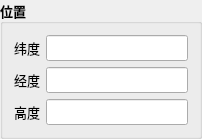
         <widget class="QGroupBox" name="groupBox_3">
          <property name="font">
           <font>
            <family>微软雅黑</family>
            <pointsize>10</pointsize>
            <weight>75</weight>
            <bold>true</bold>
           </font>
          </property>
          <property name="title">
           <string>位置</string>
          </property>
          <layout class="QGridLayout" name="gridLayout_11">
           <item row="2" column="0">
            <widget class="QLabel" name="label_56">
             <property name="maximumSize">
              <size>
               <width>59</width>
               <height>16777215</height>
              </size>
             </property>
             <property name="font">
              <font>
               <family>微软雅黑</family>
               <pointsize>10</pointsize>
               <weight>50</weight>
               <bold>false</bold>
              </font>
             </property>
             <property name="text">
              <string>高度</string>
             </property>
            </widget>
           </item>
           <item row="2" column="1">
            <widget class="QLineEdit" name="lineEdit_47">
             <property name="font">
              <font>
               <family>微软雅黑</family>
               <pointsize>10</pointsize>
               <weight>75</weight>
               <bold>true</bold>
              </font>
             </property>
             <property name="readOnly">
              <bool>true</bool>
             </property>
            </widget>
           </item>
           <item row="0" column="0">
            <widget class="QLabel" name="label_30">
             <property name="maximumSize">
              <size>
               <width>59</width>
               <height>16777215</height>
              </size>
             </property>
             <property name="font">
              <font>
               <family>微软雅黑</family>
               <pointsize>10</pointsize>
               <weight>50</weight>
               <bold>false</bold>
              </font>
             </property>
             <property name="text">
              <string>纬度</string>
             </property>
            </widget>
           </item>
           <item row="1" column="0">
            <widget class="QLabel" name="label_29">
             <property name="maximumSize">
              <size>
               <width>59</width>
               <height>16777215</height>
              </size>
             </property>
             <property name="font">
              <font>
               <family>微软雅黑</family>
               <pointsize>10</pointsize>
               <weight>50</weight>
               <bold>false</bold>
              </font>
             </property>
             <property name="text">
              <string>经度</string>
             </property>
            </widget>
           </item>
           <item row="0" column="1">
            <widget class="QLineEdit" name="lineEdit_7">
             <property name="font">
              <font>
               <family>微软雅黑</family>
               <pointsize>10</pointsize>
               <weight>75</weight>
               <bold>true</bold>
              </font>
             </property>
             <property name="readOnly">
              <bool>true</bool>
             </property>
            </widget>
           </item>
           <item row="1" column="1">
            <widget class="QLineEdit" name="lineEdit_8">
             <property name="font">
              <font>
               <family>微软雅黑</family>
               <pointsize>10</pointsize>
               <weight>75</weight>
               <bold>true</bold>
              </font>
             </property>
             <property name="readOnly">
              <bool>true</bool>
             </property>
            </widget>
           </item>
          </layout>
         </widget>
